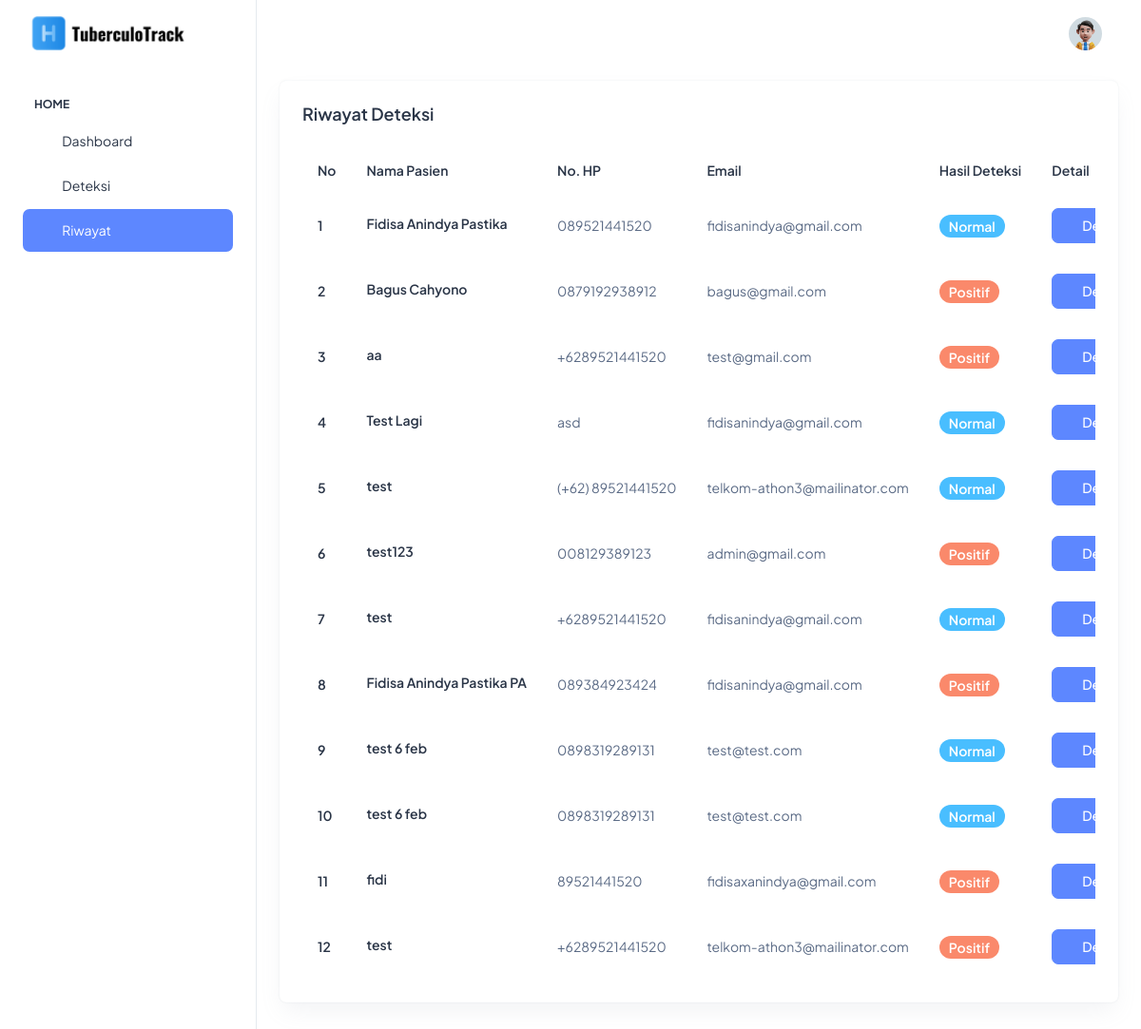
/riwayat, run on the app's committed database.
### myapp/models.py (models this page shows, shortened)
class Detection(models.Model):
    name = models.CharField(max_length=100)
    phone = models.CharField(max_length=100)
    email = models.CharField(max_length=100)
    address = models.CharField(max_length=100)
    image = models.ImageField(upload_to='media/', blank=True, null=True)
    result = models.CharField(max_length=100, null=True)

### myapp/views.py (the view)
# urls.py: path('riwayat', views.history, name='history'),
def history(request):
    histories = Detection.objects.all()
    return render(request, 'myapp/history.html', {'histories': enumerate(histories, 1)})

### myapp/templates/myapp/history.html
{% extends 'base_generic.html' %} {% block content %}
<div class="card w-100">
    <div class="card-body p-4">
        <h5 class="card-title fw-semibold mb-4">Riwayat Deteksi</h5>
        <div class="table-responsive">
            <table class="table text-nowrap mb-0 align-middle">
                <thead class="text-dark fs-4">
                    <tr>
                        <th class="border-bottom-0">
                            <h6 class="fw-semibold mb-0">No</h6>
                        </th>
                        <th class="border-bottom-0">
                            <h6 class="fw-semibold mb-0">Nama Pasien</h6>
                        </th>
                        <th class="border-bottom-0">
                            <h6 class="fw-semibold mb-0">No. HP</h6>
                        </th>
                        <th class="border-bottom-0">
                            <h6 class="fw-semibold mb-0">Email</h6>
                        </th>
                        <th class="border-bottom-0">
                            <h6 class="fw-semibold mb-0">Hasil Deteksi</h6>
                        </th>
                        <th class="border-bottom-0">
                            <h6 class="fw-semibold mb-0">Detail</h6>
                        </th>
                    </tr>
                </thead>
                <tbody>
                    {% for key, history in histories %}
                    <tr>
                        <td class="border-bottom-0">
                            <h6 class="fw-semibold mb-0">{{ key}}</h6>
                        </td>
                        <td class="border-bottom-0">
                            <h6 class="fw-semibold mb-1">{{ history.name }}</h6>
                        </td>
                        <td class="border-bottom-0">
                            <p class="mb-0 fw-normal">{{ history.phone }}</p>
                        </td>
                        <td class="border-bottom-0">
                            <p class="mb-0 fw-normal">{{ history.email }}</p>
                        </td>
                        <td class="border-bottom-0">
                            <div class="d-flex align-items-center gap-2">
                                {% if history.result == 'Positif' %}
                                <span class="badge bg-danger rounded-3 fw-semibold">{{ history.result }}</span> {% elif history.result == 'Negatif' %}
                                <span class="badge bg-success rounded-3 fw-semibold">{{ history.result }}</span> {% else %}
                                <span class="badge bg-secondary rounded-3 fw-semibold">{{ history.result }}</span> {% endif %}
                            </div>
                        </td>
                        <td class="border-bottom-0">
                            <div class="d-flex align-items-center gap-2">
                                <a href="{% url 'detail_history' pk=history.pk %}" class="btn btn-primary">
                                    <i class="ti ti-search nav-small-cap-icon fs-4"></i> Detail
                                </a>
                            </div>
                        </td>
                    </tr>
                    {% endfor %}
                </tbody>
            </table>
        </div>
    </div>
</div>
{% endblock %}

### data on the page
Detection: key "1", name "Fidisa Anindya Pastika", phone "089521441520", email "fidisanindya@gmail.com", result "Normal"
Detection: key "2", name "Bagus Cahyono", phone "0879192938912", email "bagus@gmail.com", result "Positif"
Detection: key "3", name "aa", phone "+6289521441520", email "test@gmail.com", result "Positif"
Detection: key "4", name "Test Lagi", phone "asd", email "fidisanindya@gmail.com", result "Normal"
Detection: key "5", name "test", phone "(+62) 89521441520", email "telkom-athon3@mailinator.com", result "Normal"
Detection: key "6", name "test123", phone "008129389123", email "admin@gmail.com", result "Positif"
Detection: key "7", name "test", phone "+6289521441520", email "fidisanindya@gmail.com", result "Normal"
Detection: key "8", name "Fidisa Anindya Pastika PA", phone "089384923424", email "fidisanindya@gmail.com", result "Positif"
Detection: key "9", name "test 6 feb", phone "0898319289131", email "test@test.com", result "Normal"
Detection: key "10", name "test 6 feb", phone "0898319289131", email "test@test.com", result "Normal"
Detection: key "11", name "fidi", phone "89521441520", email "fidisaxanindya@gmail.com", result "Positif"
Detection: key "12", name "test", phone "+6289521441520", email "telkom-athon3@mailinator.com", result "Positif"
